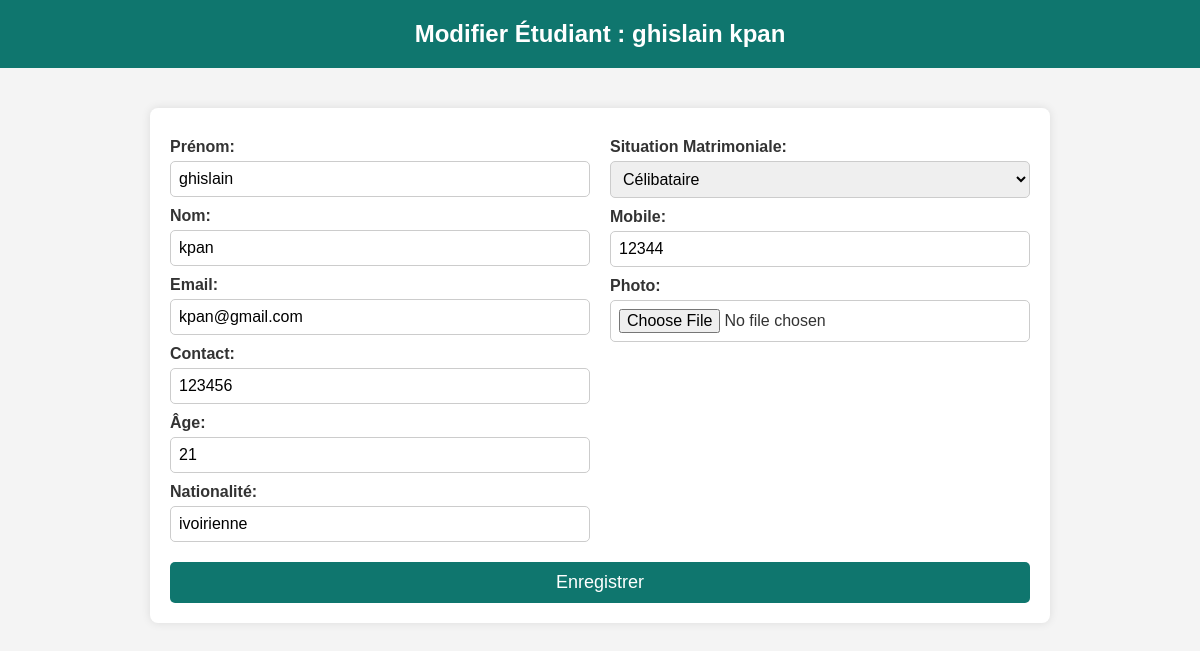
The page /modifier_etudiant/ (signed in) on the database its author committed.
### gestion/models.py (models this page shows, shortened)
class Etudiant(models.Model):
    prenom = models.CharField(max_length=50)
    nom = models.CharField(max_length=50)
    email = models.EmailField(unique=True)
    contact = models.CharField(max_length=20)
    age = models.IntegerField()
    photo = models.ImageField(upload_to='photos/', blank=True, null=True)
    nationalite = models.CharField(max_length=50)
    situation_matrimoniale = models.CharField(
        max_length=50,
        choices=[
            ('Celibataire', 'Celibataire'),
            ('Marie', 'Marie'),
            ('Divorcé', 'Divorcé'),
            ('Veuve/Veuf', 'Veuve/Veuf'),
        ],
        default='Celibataire',
        help_text="Niveau de maîtrise de la situation_matrimoniale"
    )
    mobile = models.CharField(max_length=20)
    mot_de_passe = models.CharField(max_length=128)  # Champ pour le mot de passe

### gestion/views.py (the view, shortened to what this page needs)
# urls.py: path('modifier_etudiant/', modifier_etudiant, name='modifier_etudiant'),
def modifier_etudiant(request):
    etudiant = get_object_or_404(Etudiant, id=request.session.get('utilisateur'))
    if request.session.get('utilisateur') is not None and  request.session.get('utilisateur') ==etudiant.id:
        return render(request, 'gestion/modifier_etudiant.html', {'etudiant': etudiant})
    else:
        return redirect('list_cv')

### gestion/templates/gestion/modifier_etudiant.html (shortened to what this page needs)
<!DOCTYPE html>
<html lang="fr">
<head>
</head>
<body>
    <header>Modifier Étudiant : {{ etudiant.prenom }} {{ etudiant.nom }}</header>
    <div class="container">
        <form method="post" enctype="multipart/form-data">
            <div class="form-columns">
                <div class="form-column">
                    <label for="prenom">Prénom:</label>
                    <input type="text" name="prenom" value="{{ etudiant.prenom }}">
                    <label for="nom">Nom:</label>
                    <input type="text" name="nom" value="{{ etudiant.nom }}">
                    <label for="email">Email:</label>
                    <input type="email" name="email" value="{{ etudiant.email }}">
                    <label for="contact">Contact:</label>
                    <input type="text" name="contact" value="{{ etudiant.contact }}">
                    <label for="age">Âge:</label>
                    <input type="number" min="1" name="age" value="{{ etudiant.age }}">
                    <label for="nationalite">Nationalité:</label>
                    <input type="text" name="nationalite" value="{{ etudiant.nationalite }}">
                </div>
                <div class="form-column">
                    <label for="situation_matrimoniale">Situation Matrimoniale:</label>
                    <select name="situation_matrimoniale">
                        <option value="Celibataire" {% if etudiant.situation_matrimoniale == 'Celibataire' %}selected{% endif %}>Célibataire</option>
                    </select>
                    <label for="mobile">Mobile:</label>
                    <input type="text" name="mobile" value="{{ etudiant.mobile }}">
                    <label for="photo">Photo:</label>
                    <input type="file" name="photo">
                </div>
            </div>
            <button type="submit">Enregistrer</button>
        </form>
    </div>
</body>
</html>

### gestion/templates/gestion/modifier_etudiant.html (style rules this page uses)
* { margin: 0; padding: 0; box-sizing: border-box; font-family: Arial, sans-serif; }
body { background-color: #f4f4f4; color: #333; }
header { background: #0f766e; padding: 20px; text-align: center; color: #fff; font-size: 24px; font-weight: bold; }
.container { width: 80%; max-width: 900px; margin: 40px auto; background: #fff; padding: 20px; border-radius: 8px; box-shadow: 0 0 10px rgba(0, 0, 0, 0.1); }
.form-columns { display: flex; gap: 20px; }
.form-column { flex: 1; }
label { font-weight: bold; display: block; margin: 10px 0 5px; }
input, select { width: 100%; padding: 8px; border: 1px solid #ccc; border-radius: 5px; font-size: 16px; }
button { margin-top: 20px; width: 100%; padding: 10px; background: #0f766e; color: white; border: none; border-radius: 5px; font-size: 18px; cursor: pointer; }

### rows shown on the page
Etudiant: prenom "ghislain", nom "kpan", email "kpan@gmail.com", contact "123456", age "21", nationalite "ivoirienne", situation_matrimoniale "Célibataire", mobile "12344"
